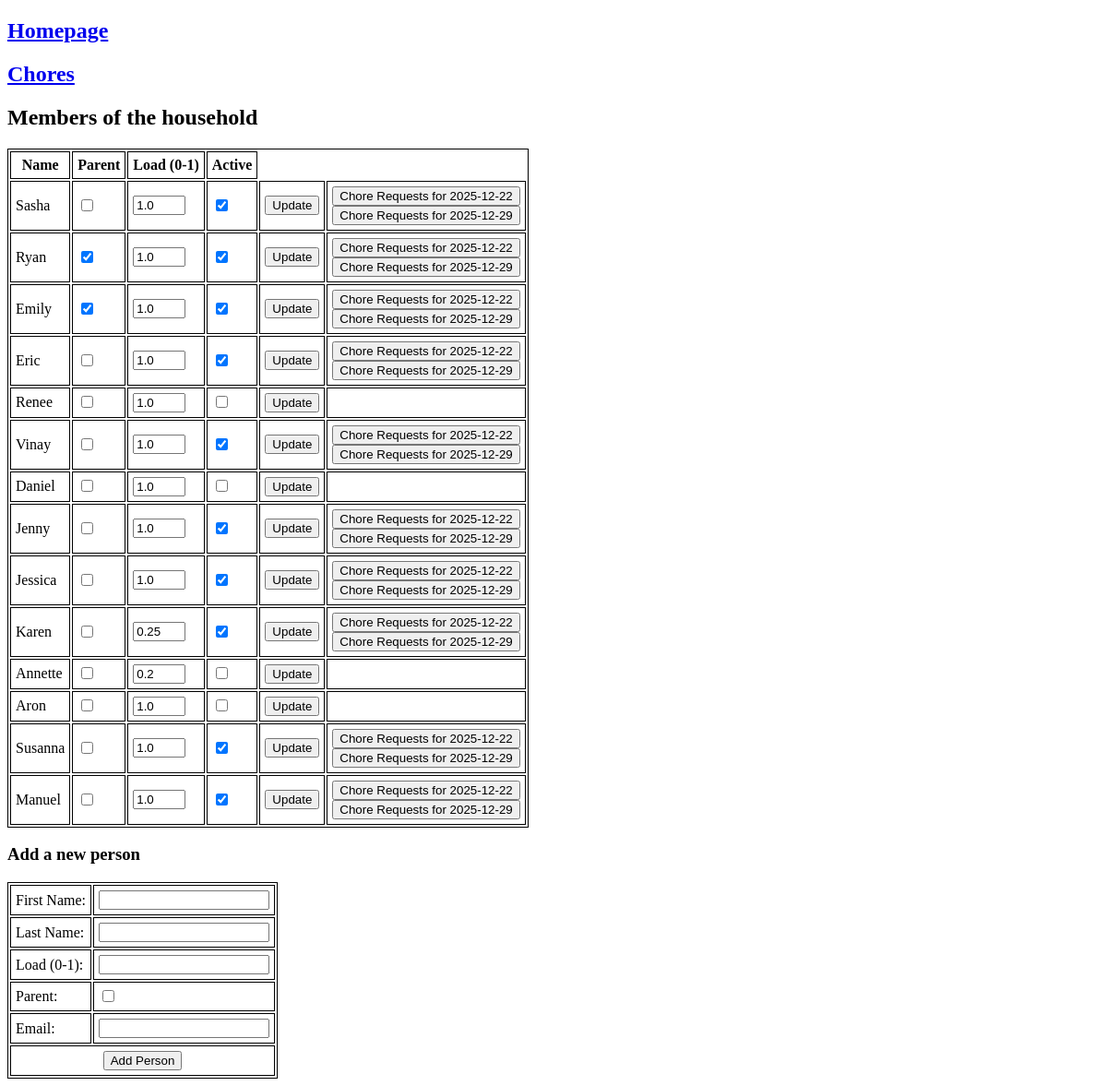
The app's page /people, older data.
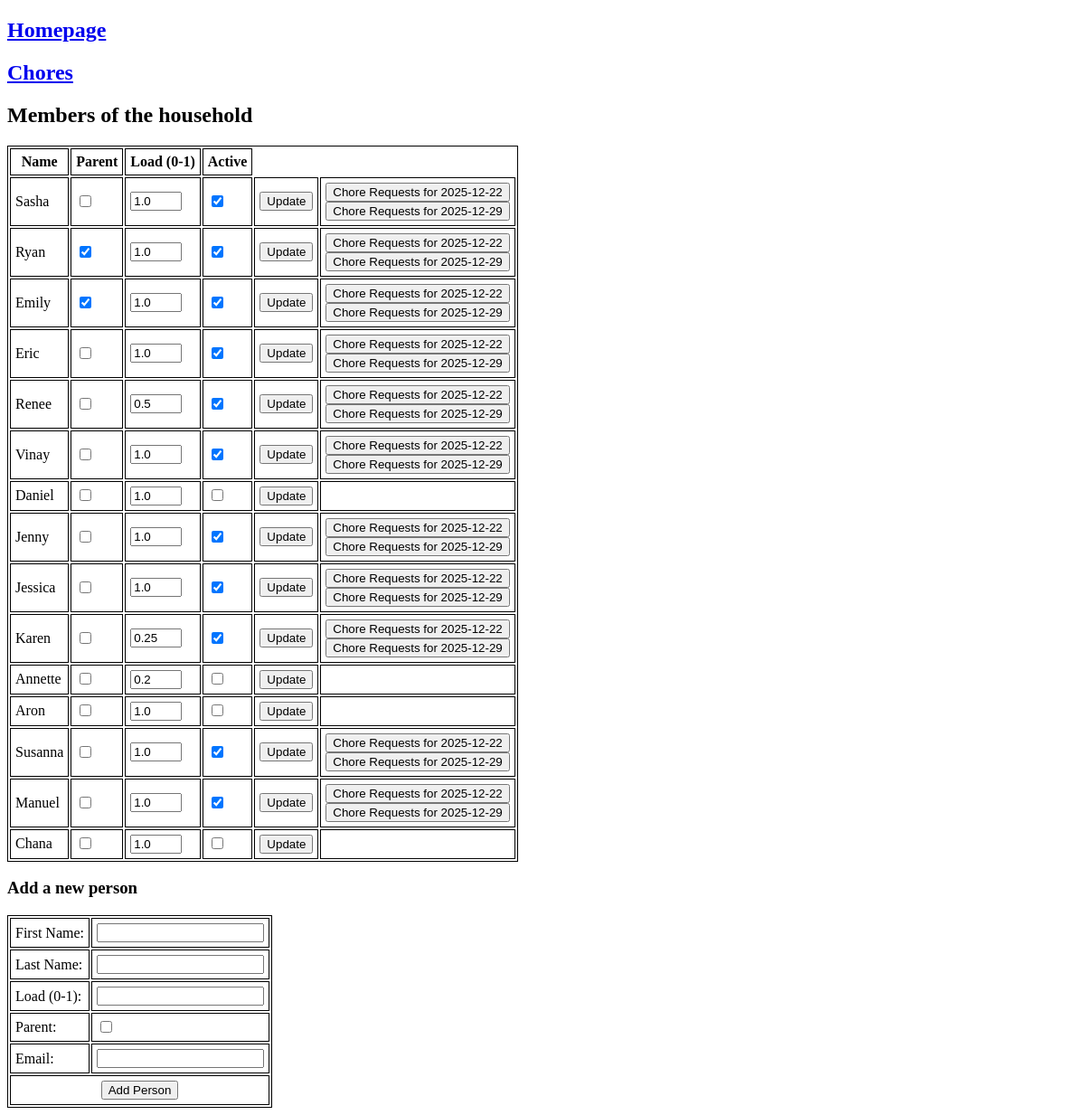
The same page, newer data.
### tables this page shows
CREATE TABLE "people" (
"id" INTEGER,
  "first_name" TEXT,
  "last_name" TEXT,
  "load_fraction" REAL,
  "parent" INTEGER,
  "active" INTEGER,
  "email" TEXT
);

### chore_chart.py (the view)
@app.route("/people")
def people():
    today = date.today()
    this_monday = today - timedelta(days = today.weekday())
    next_monday = this_monday + timedelta(days = 7)
    with sqlite3.connect(db) as con:
        people = pd.read_sql(con=con, sql="SELECT * FROM people")
    return render_template("people.html", people = people,
                           this_monday = this_monday,
                           next_monday = next_monday)

### templates/people.html (shortened to what this page needs)
<!doctype html>
<html>
<head>
  <link rel="stylesheet" href="{{ url_for('static', filename='style.css') }}">
</head>
<body>
  <h2><a href="/">Homepage</a></h2>
  <h2><a href="/tasks">Chores</a></h2>
  <h2>Members of the household</h2>
  <table>
    <tr>
      <th>Name</th>
      <th>Parent</th>
      <th>Load (0-1)</th>
      <th>Active</th>
    </tr>
    {% for person in people.itertuples() %}
    <tr>
      <td>{{person.first_name}}</td>
      <form method="POST" action="{{ url_for('update_person') }}">
	<td>
	  <input type="checkbox" name="parent" {{"checked" if person.parent else ""}}/>
	</td>
	<td>
	  <input type="text" name="frac" size="4" value="{{ person.load_fraction }}"/>
	</td>
	<td>
	  <input type="checkbox" name="active" {{"checked" if person.active else ""}}/>
	</td>
	<td>
	  <button type="sumbit">Update</button>
	</td>
      </form>
      <td>
	{% if person.active %}
	<form action="{{ url_for('requests', person_id = person.id,
		      monday = this_monday) }}", method="GET">
	  <button type="sumbit">Chore Requests for {{this_monday}}</button>
	</form>
	<form action="{{ url_for('requests', person_id = person.id,
		      monday = next_monday) }}", method="GET">
	  <button type="sumbit">Chore Requests for {{next_monday}}</button>
	</form>
	{% endif %}
      </td>
    </tr>
    {% endfor %}
  </table>
  <h3>Add a new person</h3>
  <form method="POST" action="{{ url_for('add_person') }}">
    <table>
      <tr>
	<td><label for="first_name">First Name:</label></td>
	<td><input type="text" id="first_name" name="first_name"></input></td>
      </tr>
      <tr>
	<td><label for="last_name">Last Name:</label></td>
	<td><input type="text" id="last_name" name="last_name"></input></td>
      </tr>
      <tr>
	<td><label for="frac">Load (0-1):</label></td>
	<td><input type="text" id="frac" name="frac"></input></td>
      </tr>
      <tr>
	<td><label for="parent">Parent:</label></td>
	<td><input type="checkbox" id="parent" name="parent"></input></td>
      </tr>
      <tr>
	<td><label for="email">Email:</label></td>
	<td><input type="text" id="email" name="email"></input></td>
      </tr>
      <tr>
	<td colspan="2" class="center-text">
	  <input type="submit" value="Add Person">
	</td>
      </tr>
    </table>
  </form>
</body>
</html>

### static/style.css (style rules this page uses)
table, th, td { border: 1px solid; }
th, td { padding: 5px; }
.center-text { text-align: center; }

Row changes from the older to the newer data that the page shows:
changed people "Renee": frac "1.0" → "0.5"; active "☐" → "☑"; this_monday (not shown) → "2025-12-22"; next_monday (not shown) → "2025-12-29"
added people: first_name "Chana", frac "1.0"
